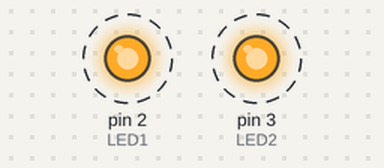
A sketch run on a simulated Arduino Uno, built with avr-gcc and run on an emulated ATmega328P. Parts: output pins drawn as LEDs (lit = HIGH). Dashed ring = blinking.

Above: at 0.5 s.
Timing chart, 0 to 4.6 s (numbered marks = the images above):
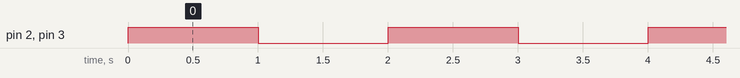

The sketch:

sketch_dois_leds_piscando.ino
```cpp
//Declaracao de duas variaveis, uma para cada LED
int LED1 = 2;
int LED2 = 3;

void setup(){
  //Informando que a porta sera utilizada para saida
  pinMode(LED1,OUTPUT);
  pinMode(LED2,OUTPUT);
}

void loop(){

  //Acende os LEDs durante 1 segundo
  digitalWrite(LED1,HIGH);
  digitalWrite(LED2,HIGH);
  delay(1000);

  //Apaga os LEDs durante 1 segundo
  digitalWrite(LED1,LOW);
  digitalWrite(LED2,LOW);
  delay(1000);
}
```

Measured:
- by itself, pin 2 (LED1), pin 3 (LED2): alternates HIGH for 1.0 s and LOW for 1.0 s
